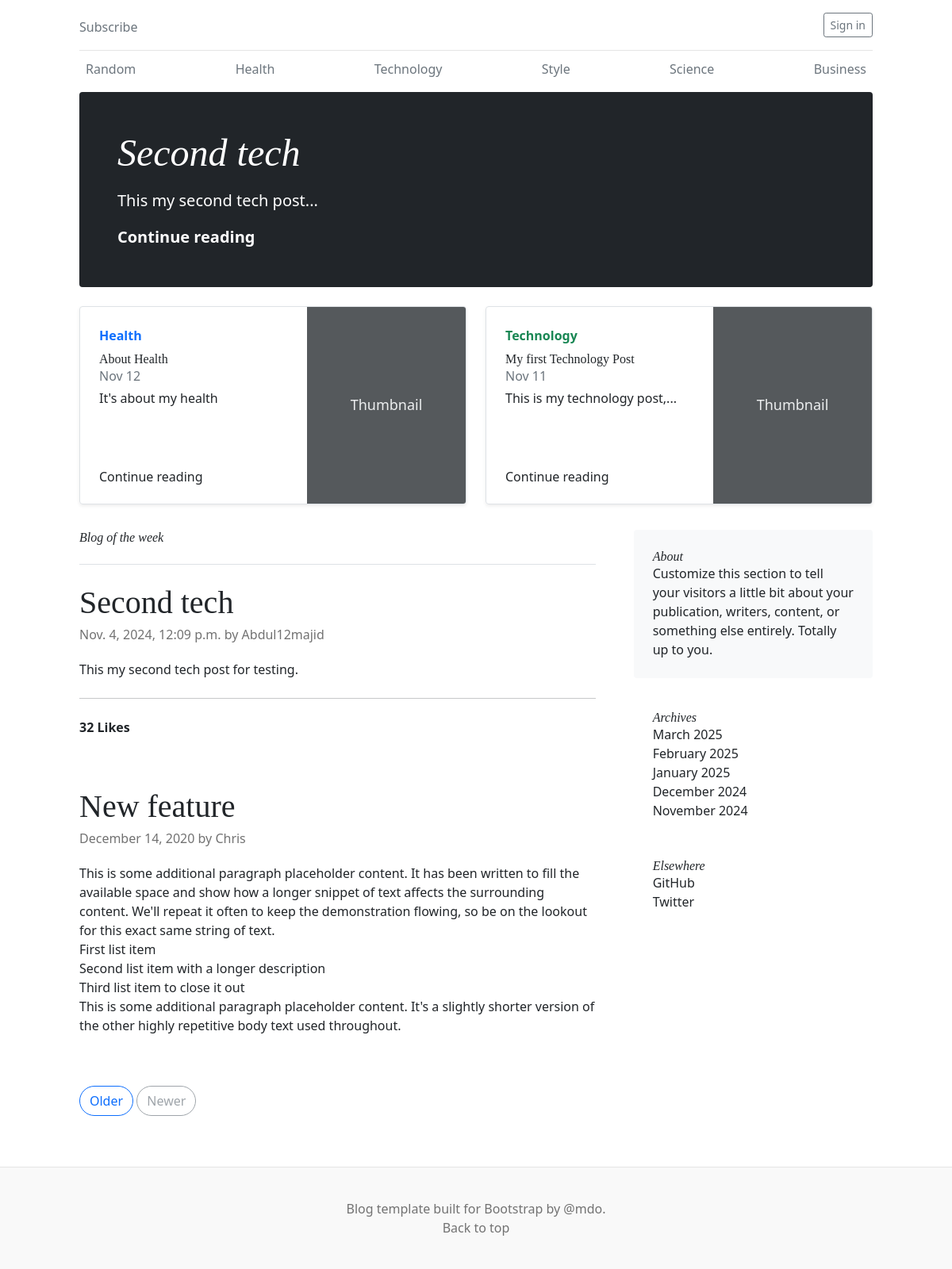
/, run on an earlier commit of the app's database.
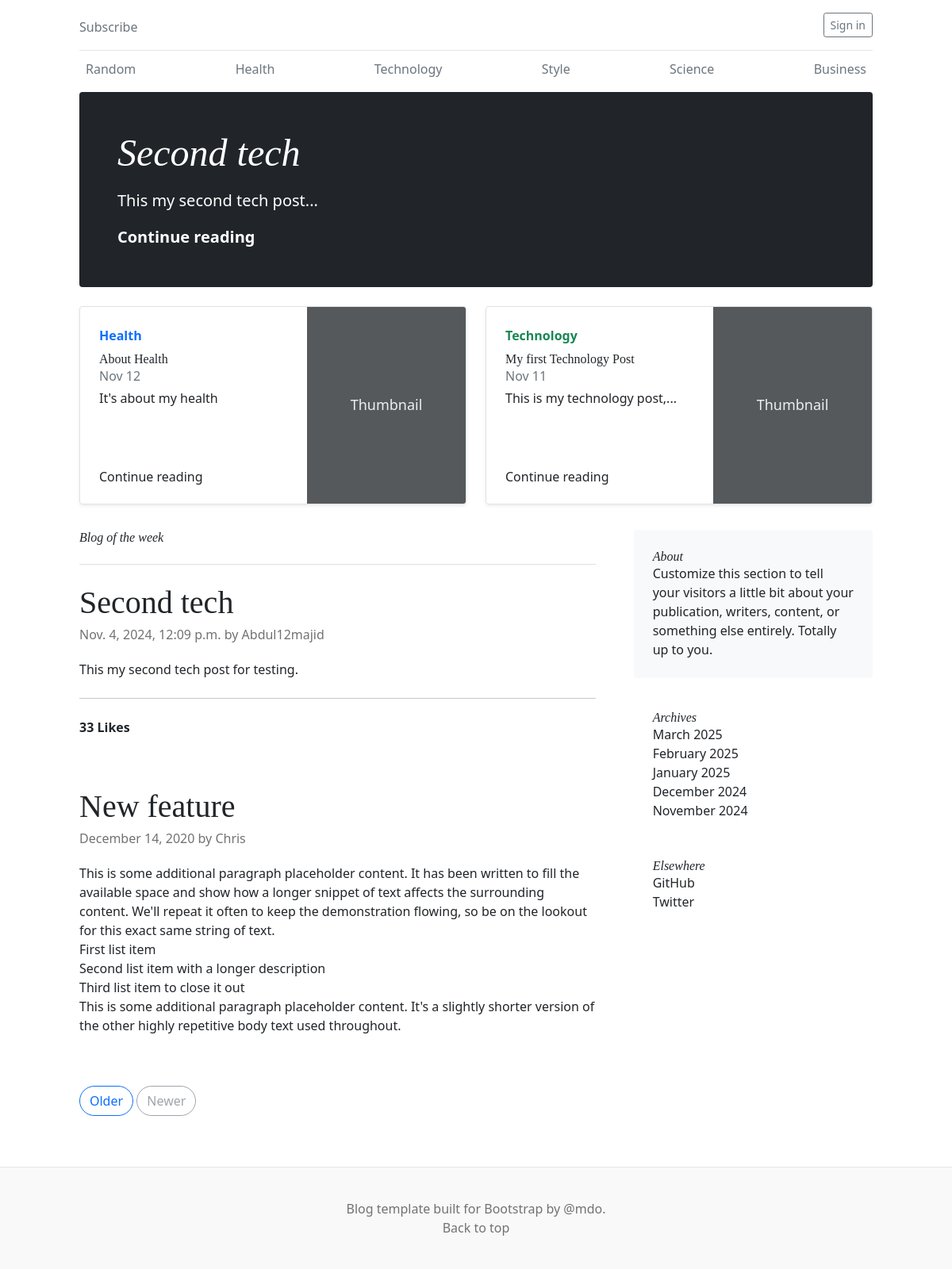
And on a later commit of the database.
### blog_app/models.py (models this page shows, shortened)
class Post(models.Model):
	id = models.UUIDField(primary_key=True, default=uuid.uuid4, editable=False)
	title = models.CharField(max_length=200)
	slug = models.SlugField(max_length=200, unique=True)
	author = models.ForeignKey(User, on_delete=models.CASCADE)
	content = models.TextField()
	created_at = models.DateTimeField(auto_now_add=True)
	updated_at = models.DateTimeField(auto_now=True)
	likes = models.IntegerField(default=0)
	categories = models.ForeignKey(Category, on_delete=models.CASCADE)
	is_published = models.BooleanField(default=True)
	def short_content(self):
		words = self.content.split()[:5]
		return ' '.join(words) + '...' if len(words) == 5 else ' '.join(words)

### blog_app/views.py (the view)
# urls.py: path('', views.index, name="index"),
def index(request):
	if request.user.is_authenticated:
		most_liked_post = Post.objects.order_by('-likes').first()
		user_profile = request.user.profile
		liked_post = user_profile.liked_post.all()
		top_three_posts = Post.objects.order_by('-likes')[:3]
		second_most_liked_post = top_three_posts[1] if len(top_three_posts) > 1 else None
		third_most_liked_post = top_three_posts[2] if len(top_three_posts) > 2 else None
		context = {
			'most_liked_post':most_liked_post,
			'second_most_liked_post':second_most_liked_post,
			'third_most_liked_post':third_most_liked_post,
			'liked_post':liked_post,
		}
		return render(request, 'index.html', context)
	else:
		most_liked_post = Post.objects.order_by('-likes').first()
		top_three_posts = Post.objects.order_by('-likes')[:3]
		second_most_liked_post = top_three_posts[1] if len(top_three_posts) > 1 else None
		third_most_liked_post = top_three_posts[2] if len(top_three_posts) > 2 else None
		context = {
			'most_liked_post':most_liked_post,
			'second_most_liked_post':second_most_liked_post,
			'third_most_liked_post':third_most_liked_post,
			}
		return render(request, 'index.html', context)

### blog_app/templates/index.html (shortened to what the changed rows need)
{% extends 'base.html' %}
    {% block top_blog %}
      <h1 class="display-4 fst-italic">{{ most_liked_post.title }}</h1>
      <p class="lead my-3">{{ most_liked_post.short_content }}</p>
      <p class="lead mb-0"><a href="{% url 'post_detail' slug=most_liked_post.slug %}" class="text-white fw-bold">Continue reading</a></p>
    {% endblock %}
  {% block content %}
  <div class="row g-5">
    <div class="col-md-8">
      <article class="blog-post">
        <h2 class="blog-post-title">{{ most_liked_post.title }}</h2>
        <p class="blog-post-meta">{{ most_liked_post.created_at }} by <a href="#">{{ most_liked_post.author.username }}</a></p>
        <p>{{ most_liked_post.content }}.</p></br>
        <hr></br>
        {% if user.is_authenticated %}
            <div id="like_id">
            {% if most_liked_post in liked_post  %}
                <i hx-post="{% url 'like_count2' most_liked_post.id %}" hx-target="#like_id" hx-swap="innerhtml" class="fa-solid fa-heart" style="color:darkgrey;"></i><b>{{ most_liked_post.likes }}</b>
            {% else %}
                <i hx-post="{% url 'like_count2' most_liked_post.id %}" hx-target="#like_id" hx-swap="innerhtml" class="fa fa-heart-o" style="color:darkgrey;"></i><b>{{ most_liked_post.likes }}</b>
            {% endif %}
            </div>
        {% else %}
            <div id="like_id">
            <b>{{ most_liked_post.likes }} Likes</b>
        {% endif %}
            </div>
      </article>
      <article class="blog-post">
        <h2 class="blog-post-title">New feature</h2>
      </article>
    </div>
{% endblock %}

What changed in the data, as far as the page shows it:
changed Post "Second tech": likes "32" → "33"
